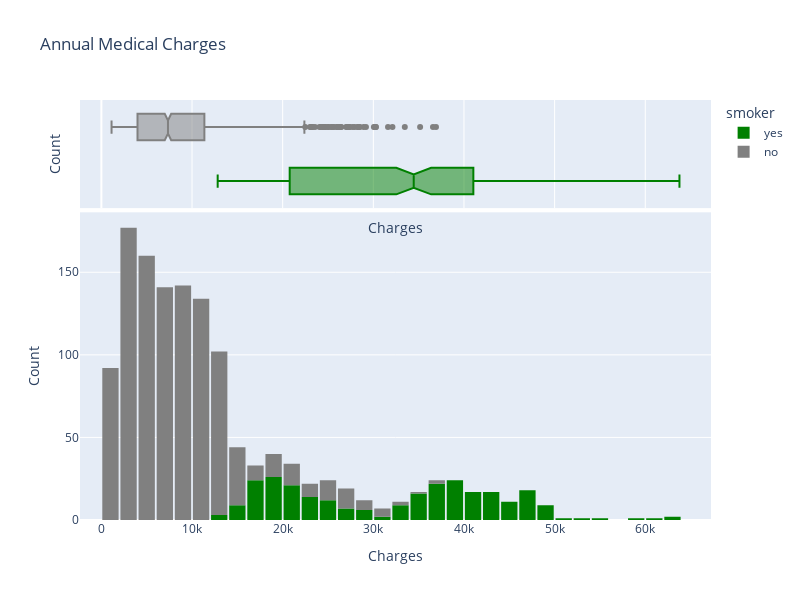

The code cell stored with this chart in its notebook:
### Code cell
fig = px.histogram(medical_df,
                   x='charges',
                   marginal='box',
                   nbins=47,
                   color='smoker',
                   color_discrete_sequence=['green', 'grey'],
                   title='Annual Medical Charges',
                  )
fig.update_layout(bargap=0.1, height=600, width=800)
fig.update_xaxes(title='Charges')
fig.update_yaxes(title='Count')
fig.show()

### Figure 1 — Plotly figure (JSON) as saved in the notebook; plotly's stock layout.template omitted (floating-point values rounded to 4 significant figures; data arrays with more than 128 entries replaced by an {"elided": "..."} marker saying what was removed)
{"data": [{"alignmentgroup": "True", "bingroup": "x", "hovertemplate": "smoker=yes<br>charges=%{x}<br>count=%{y}<extra></extra>", "legendgroup": "yes", "marker": {"color": "green", "pattern": {"shape": ""}}, "name": "yes", "nbinsx": 47, "offsetgroup": "yes", "orientation": "v", "showlegend": true, "type": "histogram", "x": {"elided": "274 float values"}, "xaxis": "x", "yaxis": "y"}, {"alignmentgroup": "True", "hovertemplate": "smoker=yes<br>charges=%{x}<extra></extra>", "legendgroup": "yes", "marker": {"color": "green"}, "name": "yes", "notched": true, "offsetgroup": "yes", "showlegend": false, "type": "box", "x": {"elided": "274 float values"}, "xaxis": "x2", "yaxis": "y2"}, {"alignmentgroup": "True", "bingroup": "x", "hovertemplate": "smoker=no<br>charges=%{x}<br>count=%{y}<extra></extra>", "legendgroup": "no", "marker": {"color": "grey", "pattern": {"shape": ""}}, "name": "no", "nbinsx": 47, "offsetgroup": "no", "orientation": "v", "showlegend": true, "type": "histogram", "x": {"elided": "1064 float values"}, "xaxis": "x", "yaxis": "y"}, {"alignmentgroup": "True", "hovertemplate": "smoker=no<br>charges=%{x}<extra></extra>", "legendgroup": "no", "marker": {"color": "grey"}, "name": "no", "notched": true, "offsetgroup": "no", "showlegend": false, "type": "box", "x": {"elided": "1064 float values"}, "xaxis": "x2", "yaxis": "y2"}], "layout": {"bargap": 0.1, "barmode": "relative", "height": 600, "legend": {"title": {"text": "smoker"}, "tracegroupgap": 0}, "title": {"text": "Annual Medical Charges"}, "width": 800, "xaxis": {"anchor": "y", "autorange": true, "domain": [0, 1], "range": [-2359.0, 67250.0], "title": {"text": "Charges"}, "type": "linear"}, "xaxis2": {"anchor": "y2", "autorange": true, "domain": [0, 1], "matches": "x", "range": [-2359.0, 67250.0], "showgrid": true, "showticklabels": false, "title": {"text": "Charges"}, "type": "linear"}, "yaxis": {"anchor": "x", "autorange": true, "domain": [0, 0.7326], "range": [0, 186.3], "title": {"text": "Count"}}, "yaxis2": {"anchor": "x2", "autorange": true, "domain": [0.7426, 1], "matches": "y2", "range": [-0.5, 1.5], "showgrid": false, "showline": false, "showticklabels": false, "ticks": "", "title": {"text": "Count"}, "type": "category"}}}
